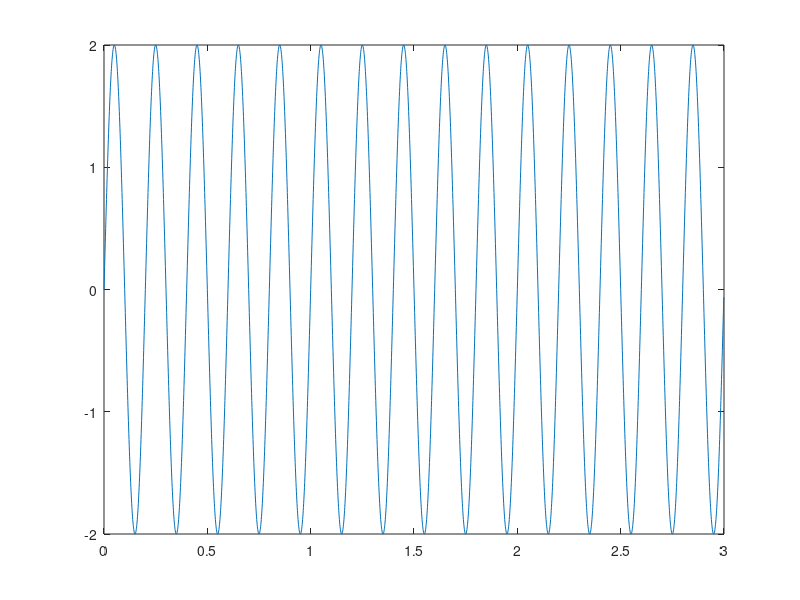
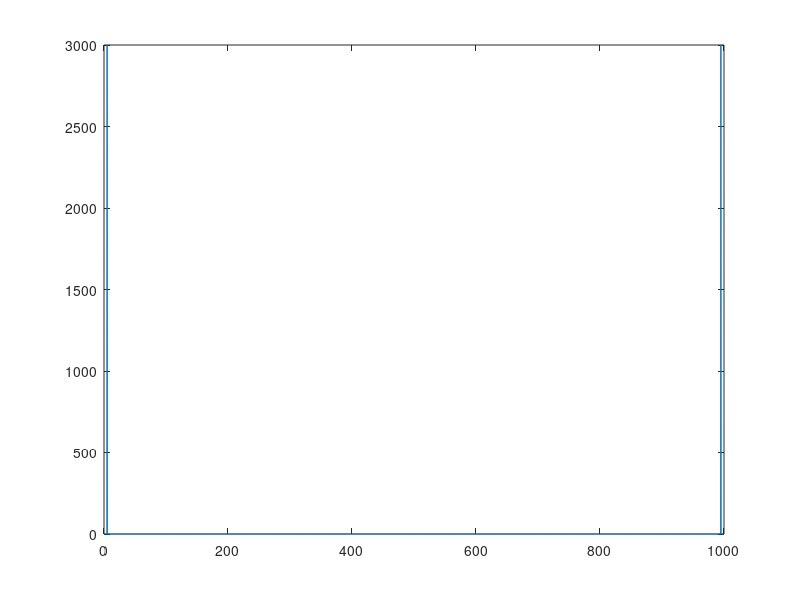
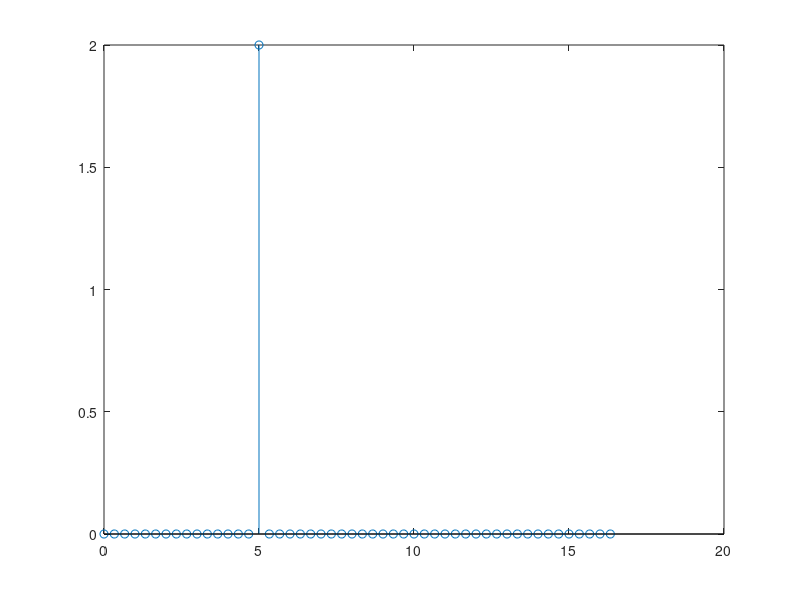
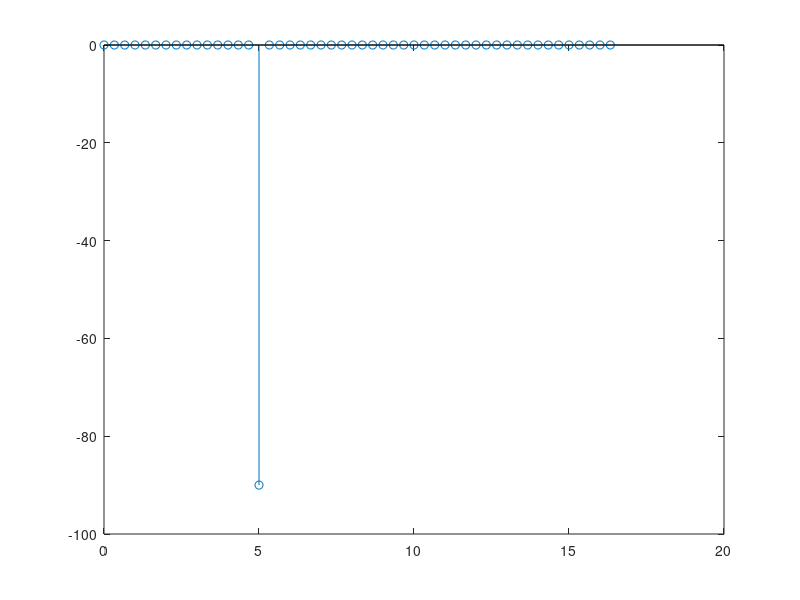

These figures' MATLAB source, in order:
Fs = 1000; % sampling freq
duration = 3; % seconds
timepoints = 0:1/Fs:duration-1/Fs;
freqSpectrum = Fs*(0:length(timepoints))/length(timepoints);

% create sine wave
freq1 = 5; % Hz
ampl = 2;
wav = ampl*sin(2*pi*timepoints*freq1);
figure; plot(timepoints, wav);

% compute fft
ourfft = fft(wav);
allampl = abs(ourfft);
figure; plot(freqSpectrum(1:end-1),allampl);

% plot normalised amplitudes
normampl = 2*allampl(1:length(timepoints)/2+1)/length(timepoints);
figure; stem(freqSpectrum(1:50), normampl(1:50));

% plot phase
fftForPhase = ourfft;
fftForPhase(abs(ourfft)<1e-6) = 0;
allphase = angle(fftForPhase);
figure;stem(freqSpectrum(1:50),rad2deg(allphase(1:50)));

%% modifying the sine wave
% create sine wave
freq1 = 5; % Hz
ampl1 = 1.2;
freq2 = 7; % Hz
ampl2 = 0.5;
freq3 = 11; % Hz
ampl3 = 2.5;
wav = ampl1*sin(2*pi*timepoints*freq1)+ampl2*sin(2*pi*timepoints*freq2)+ampl3*sin(2*pi*timepoints*freq3);
% wav = wav+0.5*randn(size(wav)); % add noise
figure; plot(timepoints, wav);

% compute fft
ourfft = fft(wav);
allampl = abs(ourfft);

% plot normalised amplitudes
normampl = 2*allampl(1:length(timepoints)/2+1)/length(timepoints);
figure; stem(freqSpectrum(1:50), normampl(1:50));

% plot phase
fftForPhase = ourfft;
fftForPhase(abs(ourfft)<1e-6) = 0;
allphase = angle(fftForPhase);
figure;stem(freqSpectrum(1:50),allphase(1:50)/pi)